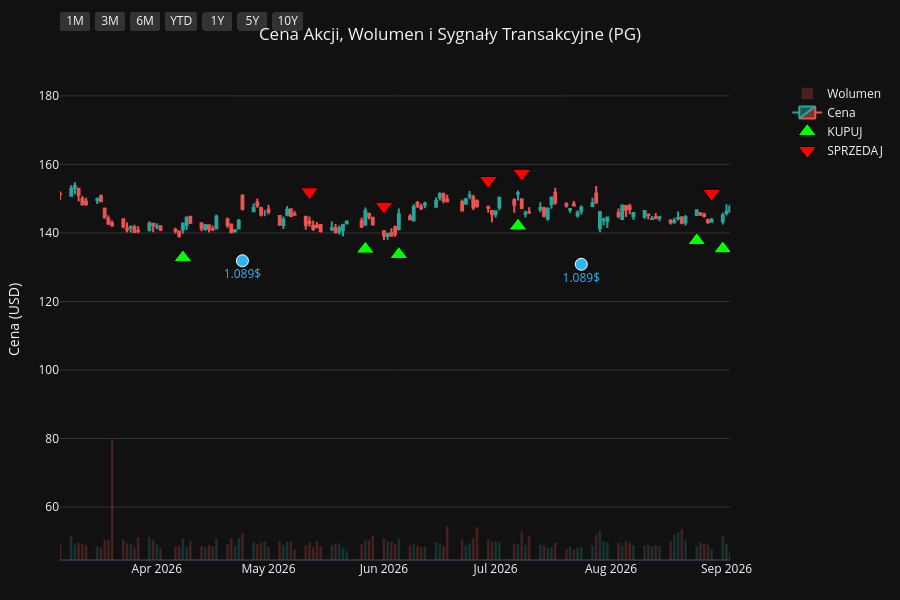
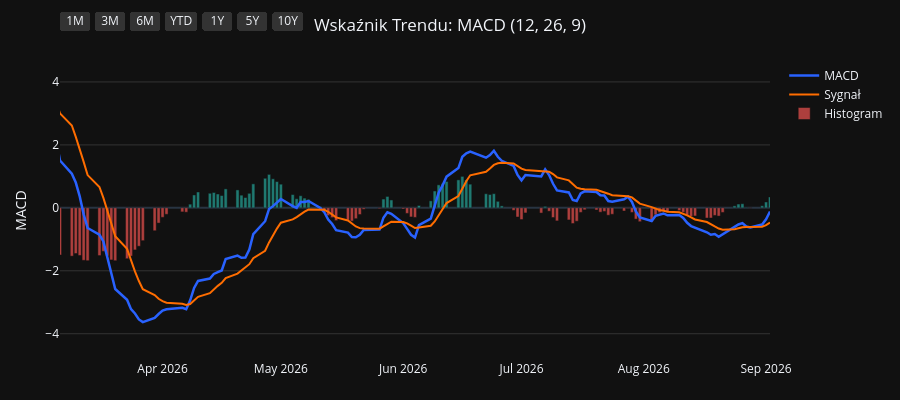
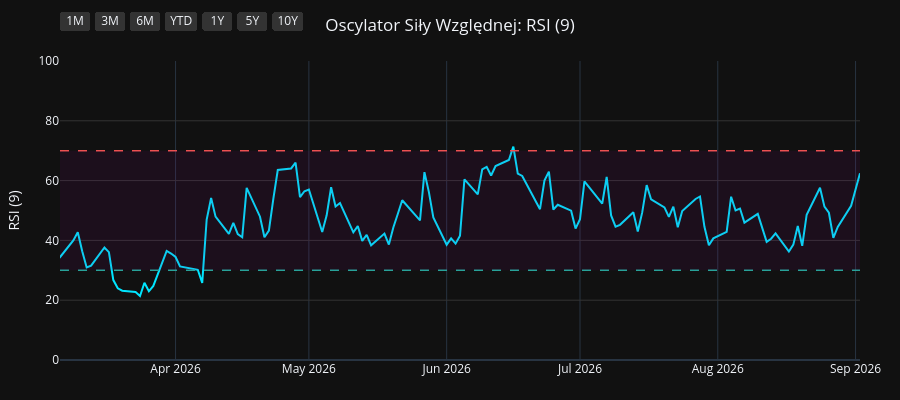
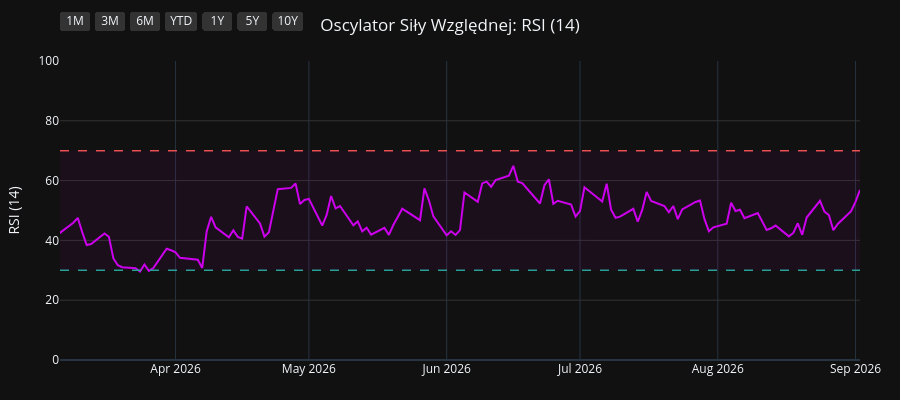

Write notebook code for charts like these, in order.
### Code cell
import os
import yfinance as yf
import pandas as pd
import pandas_ta as ta
import plotly.graph_objects as go
from plotly.subplots import make_subplots

# 1. Pobranie i przygotowanie danych
symbol = os.environ.get("STOCK_TICKER", "").strip().upper()
if not symbol:
    raise RuntimeError("Set STOCK_TICKER before running price_extractor.ipynb")
df = yf.Ticker(symbol).history(period="10y")
df.index = df.index.tz_localize(None)

# Wskaźniki i sygnały
df.ta.macd(fast=12, slow=26, signal=9, append=True)
df.ta.rsi(length=9, append=True)
df.ta.rsi(length=14, append=True)
df.ta.rsi(length=21, append=True)
df.dropna(inplace=True)

macd = df['MACD_12_26_9']
signal = df['MACDs_12_26_9']
wczorajszy_macd = macd.shift(1)
wczorajszy_signal = signal.shift(1)

df['Decyzja'] = 'BRAK'
df.loc[(macd > signal) & (wczorajszy_macd <= wczorajszy_signal), 'Decyzja'] = 'KUPUJ'
df.loc[(macd < signal) & (wczorajszy_macd >= wczorajszy_signal), 'Decyzja'] = 'SPRZEDAJ'

df_kupuj = df[df['Decyzja'] == 'KUPUJ']
df_sprzedaj = df[df['Decyzja'] == 'SPRZEDAJ']
df_dywidendy = df[df['Dividends'] > 0]
df_splity = df[df['Stock Splits'] > 0]

# Wspólna konfiguracja osi X
konfiguracja_osi_x = dict(
    type="date",
    showspikes=True, spikemode="across", spikesnap="cursor", spikedash="dot", spikecolor="#ffffff", spikethickness=1, hoverformat="%Y-%m-%d",
    rangeselector=dict(
        buttons=list([
            dict(count=1, label="1M", step="month", stepmode="backward"),
            dict(count=3, label="3M", step="month", stepmode="backward"),
            dict(count=6, label="6M", step="month", stepmode="backward"),
            dict(count=1, label="YTD", step="year", stepmode="todate"),
            dict(count=1, label="1Y", step="year", stepmode="backward"),
            dict(count=5, label="5Y", step="year", stepmode="backward"),
            dict(step="all", label="10Y")
        ]),
        bgcolor="#333333", activecolor="#2962ff", x=0, y=1.1
    )
)

# ==========================================
# WYKRES 1: CENA + WOLUMEN + SYGNAŁY
# ==========================================
fig1 = make_subplots(specs=[[{"secondary_y": True}]])

kolory_wolumenu = ['#26a69a' if row['Close'] >= row['Open'] else '#ef5350' for index, row in df.iterrows()]
fig1.add_trace(go.Bar(x=df.index, y=df['Volume'], marker_color=kolory_wolumenu, opacity=0.25, name='Wolumen'), secondary_y=True)
fig1.add_trace(go.Candlestick(x=df.index, open=df['Open'], high=df['High'], low=df['Low'], close=df['Close'], name='Cena', increasing_line_color='#26a69a', decreasing_line_color='#ef5350'), secondary_y=False)
fig1.add_trace(go.Scatter(x=df_kupuj.index, y=df_kupuj['Low'] * 0.95, customdata=df_kupuj[['Low', 'High']], mode='markers', marker=dict(symbol='triangle-up', size=16, color='#00ff00', line=dict(width=1, color='black')), name='KUPUJ', hovertemplate='KUPUJ<br>Najniższa: %{customdata[0]:.2f}<br>Najwyższa: %{customdata[1]:.2f}<extra></extra>'), secondary_y=False)
fig1.add_trace(go.Scatter(x=df_sprzedaj.index, y=df_sprzedaj['High'] * 1.05, customdata=df_sprzedaj[['Low', 'High']], mode='markers', marker=dict(symbol='triangle-down', size=16, color='#ff0000', line=dict(width=1, color='black')), name='SPRZEDAJ', hovertemplate='SPRZEDAJ<br>Najniższa: %{customdata[0]:.2f}<br>Najwyższa: %{customdata[1]:.2f}<extra></extra>'), secondary_y=False)

if not df_dywidendy.empty:
    fig1.add_trace(go.Scatter(x=df_dywidendy.index, y=df_dywidendy['Low'] * 0.90, mode='markers+text', marker=dict(symbol='circle', size=12, color='#29b6f6', line=dict(width=1, color='white')), text=df_dywidendy['Dividends'].apply(lambda x: f"{x}$"), textposition="bottom center", name='Dywidenda', showlegend=False, hovertemplate='Dywidenda: %{text}<extra></extra>', textfont=dict(color="#29b6f6")), secondary_y=False)
if not df_splity.empty:
                    fig1.add_trace(go.Scatter(x=df_splity.index, y=df_splity['High'], mode='markers+text', marker=dict(symbol='star', size=16, color='#ffee58', line=dict(width=1, color='black')), text=df_splity['Stock Splits'].apply(lambda x: f"{x:g}:1" if x >= 1 else f"1:{1 / x:g}"), textposition="top center", name='Split', hovertemplate='%{text}<extra></extra>', textfont=dict(color="#ffee58")), secondary_y=False)

fig1.update_layout(title=dict(text=f"Cena Akcji, Wolumen i Sygnały Transakcyjne ({symbol})", x=0.5, xanchor='center'), dragmode='pan', xaxis_rangeslider_visible=False, template='plotly_dark', height=600, hovermode='x unified', margin=dict(l=60, r=40, t=60, b=40))
fig1.update_xaxes(**konfiguracja_osi_x)
fig1.update_xaxes(range=[df.index.max() - pd.Timedelta(days=180), df.index.max()])
fig1.update_yaxes(title_text="Cena (USD)", secondary_y=False, gridcolor='#333333')
fig1.update_yaxes(range=[0, df['Volume'].max() * 4], showgrid=False, showticklabels=False, secondary_y=True)
fig1.show(config={'scrollZoom': True})

# ==========================================
# WYKRES 2: WSKAŹNIK MACD
# ==========================================
fig2 = go.Figure()
fig2.add_trace(go.Scatter(x=df.index, y=df['MACD_12_26_9'], line=dict(color='#2962ff', width=2.5), name='MACD'))
fig2.add_trace(go.Scatter(x=df.index, y=df['MACDs_12_26_9'], line=dict(color='#ff6d00', width=2), name='Sygnał'))
kolory_macd = ['#26a69a' if val >= 0 else '#ef5350' for val in df['MACDh_12_26_9']]
fig2.add_trace(go.Bar(x=df.index, y=df['MACDh_12_26_9'], marker_color=kolory_macd, name='Histogram', opacity=0.7))
fig2.update_layout(title=dict(text="Wskaźnik Trendu: MACD (12, 26, 9)", x=0.5, xanchor='center'), dragmode='pan', xaxis_rangeslider_visible=False, template='plotly_dark', height=400, hovermode='x unified', margin=dict(l=60, r=40, t=60, b=40))
fig2.update_xaxes(**konfiguracja_osi_x)
fig2.update_xaxes(range=[df.index.max() - pd.Timedelta(days=180), df.index.max()])
fig2.update_yaxes(title_text="MACD", gridcolor='#333333')
fig2.show(config={'scrollZoom': True})

# ==========================================
# WYKRES 3: OSCYLATOR RSI (9)
# ==========================================
fig3 = go.Figure()
fig3.add_trace(go.Scatter(x=df.index, y=df['RSI_9'], line=dict(color='#00e5ff', width=2), name='RSI (9)'))
fig3.add_hline(y=70, line_dash="dash", line_color="#ef5350", line_width=1.5)
fig3.add_hline(y=30, line_dash="dash", line_color="#26a69a", line_width=1.5)
fig3.add_hrect(y0=30, y1=70, line_width=0, fillcolor="purple", opacity=0.1)
fig3.update_layout(title=dict(text="Oscylator Siły Względnej: RSI (9)", x=0.5, xanchor='center'), dragmode='pan', xaxis_rangeslider_visible=False, template='plotly_dark', height=400, hovermode='x unified', margin=dict(l=60, r=40, t=60, b=40))
fig3.update_xaxes(**konfiguracja_osi_x)
fig3.update_xaxes(range=[df.index.max() - pd.Timedelta(days=180), df.index.max()])
fig3.update_yaxes(title_text="RSI (9)", range=[0, 100], gridcolor='#333333')
fig3.show(config={'scrollZoom': True})

# ==========================================
# WYKRES 4: OSCYLATOR RSI (14)
# ==========================================
fig4 = go.Figure()
fig4.add_trace(go.Scatter(x=df.index, y=df['RSI_14'], line=dict(color='#d500f9', width=2), name='RSI (14)'))
fig4.add_hline(y=70, line_dash="dash", line_color="#ef5350", line_width=1.5)
fig4.add_hline(y=30, line_dash="dash", line_color="#26a69a", line_width=1.5)
fig4.add_hrect(y0=30, y1=70, line_width=0, fillcolor="purple", opacity=0.1)
fig4.update_layout(title=dict(text="Oscylator Siły Względnej: RSI (14)", x=0.5, xanchor='center'), dragmode='pan', xaxis_rangeslider_visible=False, template='plotly_dark', height=400, hovermode='x unified', margin=dict(l=60, r=40, t=60, b=40))
fig4.update_xaxes(**konfiguracja_osi_x)
fig4.update_xaxes(range=[df.index.max() - pd.Timedelta(days=180), df.index.max()])
fig4.update_yaxes(title_text="RSI (14)", range=[0, 100], gridcolor='#333333')
fig4.show(config={'scrollZoom': True})

# ==========================================
# WYKRES 5: OSCYLATOR RSI (21)
# ==========================================
fig5 = go.Figure()
fig5.add_trace(go.Scatter(x=df.index, y=df['RSI_21'], line=dict(color='#64dd17', width=2), name='RSI (21)'))
fig5.add_hline(y=70, line_dash="dash", line_color="#ef5350", line_width=1.5)
fig5.add_hline(y=30, line_dash="dash", line_color="#26a69a", line_width=1.5)
fig5.add_hrect(y0=30, y1=70, line_width=0, fillcolor="purple", opacity=0.1)
fig5.update_layout(title=dict(text="Oscylator Siły Względnej: RSI (21)", x=0.5, xanchor='center'), dragmode='pan', xaxis_rangeslider_visible=False, template='plotly_dark', height=400, hovermode='x unified', margin=dict(l=60, r=40, t=60, b=40))
fig5.update_xaxes(**konfiguracja_osi_x)
fig5.update_xaxes(range=[df.index.max() - pd.Timedelta(days=180), df.index.max()])
fig5.update_yaxes(title_text="RSI (21)", range=[0, 100], gridcolor='#333333')
fig5.show(config={'scrollZoom': True})

### Figure 1 — Plotly figure (JSON) as saved in the notebook; plotly's stock layout.template omitted (floating-point values rounded to 4 significant figures; data arrays with more than 128 entries replaced by an {"elided": "..."} marker saying what was removed)
{"data": [{"marker": {"color": {"elided": "2479 str values"}}, "name": "Wolumen", "opacity": 0.25, "type": "bar", "x": {"elided": "2479 str values"}, "xaxis": "x", "y": {"elided": "2479 int values"}, "yaxis": "y2"}, {"close": {"elided": "2479 float values"}, "decreasing": {"line": {"color": "#ef5350"}}, "high": {"elided": "2479 float values"}, "increasing": {"line": {"color": "#26a69a"}}, "low": {"elided": "2479 float values"}, "name": "Cena", "open": {"elided": "2479 float values"}, "type": "candlestick", "x": {"elided": "2479 str values"}, "xaxis": "x", "yaxis": "y"}, {"customdata": {"elided": "104x2 float values"}, "hovertemplate": "KUPUJ<br>Najniższa: %{customdata[0]:.2f}<br>Najwyższa: %{customdata[1]:.2f}<extra></extra>", "marker": {"color": "#00ff00", "line": {"color": "black", "width": 1}, "size": 16, "symbol": "triangle-up"}, "mode": "markers", "name": "KUPUJ", "type": "scatter", "x": ["2016-11-01T00:00:00", "2016-11-08T00:00:00", "2016-12-05T00:00:00", "2017-01-17T00:00:00", "2017-02-15T00:00:00", "2017-04-18T00:00:00", "2017-04-25T00:00:00", "2017-05-19T00:00:00", "2017-07-18T00:00:00", "2017-09-20T00:00:00", "2017-10-13T00:00:00", "2017-11-08T00:00:00", "2018-01-22T00:00:00", "2018-02-20T00:00:00", "2018-02-22T00:00:00", "2018-03-02T00:00:00", "2018-03-28T00:00:00", "2018-05-09T00:00:00", "2018-07-27T00:00:00", "2018-08-16T00:00:00", "2018-09-19T00:00:00", "2018-10-19T00:00:00", "2018-12-14T00:00:00", "2019-01-18T00:00:00", "2019-01-23T00:00:00", "2019-03-14T00:00:00", "2019-04-08T00:00:00", "2019-04-15T00:00:00", "2019-05-16T00:00:00", "2019-06-07T00:00:00", "2019-07-03T00:00:00", "2019-07-30T00:00:00", "2019-08-16T00:00:00", "2019-08-27T00:00:00", "2019-09-26T00:00:00", "2019-10-23T00:00:00", "2019-11-19T00:00:00", "2019-11-26T00:00:00", "2020-01-15T00:00:00", "2020-02-05T00:00:00", "2020-02-21T00:00:00", "2020-03-30T00:00:00", "2020-05-28T00:00:00", "2020-07-01T00:00:00", "2020-08-25T00:00:00", "2020-10-06T00:00:00", "2020-11-06T00:00:00", "2020-11-12T00:00:00", "2020-12-17T00:00:00", "2021-02-10T00:00:00", "2021-03-08T00:00:00", "2021-05-10T00:00:00", "2021-06-28T00:00:00", "2021-08-13T00:00:00", "2021-09-14T00:00:00", "2021-10-11T00:00:00", "2021-10-26T00:00:00", "2021-12-06T00:00:00", "2022-02-03T00:00:00", "2022-03-18T00:00:00", "2022-06-02T00:00:00", "2022-06-23T00:00:00", "2022-07-25T00:00:00", "2022-08-03T00:00:00", "2022-10-17T00:00:00", "2023-02-17T00:00:00", "2023-04-21T00:00:00", "2023-06-13T00:00:00", "2023-07-20T00:00:00", "2023-09-18T00:00:00", "2023-10-16T00:00:00", "2023-11-30T00:00:00", "2023-12-28T00:00:00", "2024-02-23T00:00:00", "2024-04-19T00:00:00", "2024-06-10T00:00:00", "2024-06-18T00:00:00", "2024-07-17T00:00:00", "2024-08-05T00:00:00", "2024-08-20T00:00:00", "2024-08-30T00:00:00", "2024-10-15T00:00:00", "2024-11-13T00:00:00", "2025-01-22T00:00:00", "2025-02-21T00:00:00", "2025-04-01T00:00:00", "2025-04-14T00:00:00", "2025-05-15T00:00:00", "2025-07-02T00:00:00", "2025-07-22T00:00:00", "2025-08-11T00:00:00", "2025-09-17T00:00:00", "2025-10-20T00:00:00", "2025-11-13T00:00:00", "2025-11-18T00:00:00", "2025-12-16T00:00:00", "2026-01-12T00:00:00", "2026-02-23T00:00:00", "2026-04-08T00:00:00", "2026-05-27T00:00:00", "2026-06-05T00:00:00", "2026-07-07T00:00:00", "2026-08-24T00:00:00", "2026-08-31T00:00:00"], "xaxis": "x", "y": [63.05, 63.13, 60.13, 61.15, 66.0, 66.39, 66.25, 63.44, 64.76, 70.02, 69.1, 65.26, 68.77, 61.42, 60.74, 59.41, 59.06, 54.85, 61.31, 63.51, 64.63, 66.05, 74.74, 71.42, 73.46, 79.02, 81.2, 82.21, 84.21, 85.12, 88.36, 94.47, 93.51, 95.25, 98.23, 97.5, 96.94, 96.36, 100.0, 101.0, 101.4, 88.71, 93.11, 96.36, 112.4, 113.2, 116.8, 115.7, 113.1, 105.6, 103.4, 112.7, 111.9, 119.2, 121.1, 118.4, 118.7, 126.3, 136.6, 125.3, 121.2, 118.1, 121.9, 120.5, 107.7, 118.4, 134.8, 125.9, 130.0, 134.8, 127.7, 132.6, 128.1, 142.4, 137.4, 148.6, 149.4, 149.7, 150.0, 151.3, 152.7, 155.6, 150.0, 148.9, 151.1, 154.0, 151.0, 145.5, 146.5, 143.0, 141.5, 146.2, 139.6, 137.2, 135.2, 134.4, 131.7, 150.0, 132.8, 135.3, 133.7, 142.0, 137.8, 135.4], "yaxis": "y"}, {"customdata": {"elided": "103x2 float values"}, "hovertemplate": "SPRZEDAJ<br>Najniższa: %{customdata[0]:.2f}<br>Najwyższa: %{customdata[1]:.2f}<extra></extra>", "marker": {"color": "#ff0000", "line": {"color": "black", "width": 1}, "size": 16, "symbol": "triangle-down"}, "mode": "markers", "name": "SPRZEDAJ", "type": "scatter", "x": ["2016-11-04T00:00:00", "2016-11-10T00:00:00", "2017-01-10T00:00:00", "2017-02-14T00:00:00", "2017-03-02T00:00:00", "2017-04-21T00:00:00", "2017-04-26T00:00:00", "2017-06-27T00:00:00", "2017-08-23T00:00:00", "2017-09-21T00:00:00", "2017-10-20T00:00:00", "2018-01-02T00:00:00", "2018-01-23T00:00:00", "2018-02-21T00:00:00", "2018-03-01T00:00:00", "2018-03-22T00:00:00", "2018-04-19T00:00:00", "2018-07-19T00:00:00", "2018-08-10T00:00:00", "2018-08-23T00:00:00", "2018-09-25T00:00:00", "2018-11-20T00:00:00", "2018-12-17T00:00:00", "2019-01-22T00:00:00", "2019-02-25T00:00:00", "2019-04-04T00:00:00", "2019-04-10T00:00:00", "2019-04-23T00:00:00", "2019-05-22T00:00:00", "2019-06-27T00:00:00", "2019-07-23T00:00:00", "2019-08-05T00:00:00", "2019-08-23T00:00:00", "2019-09-10T00:00:00", "2019-10-02T00:00:00", "2019-11-05T00:00:00", "2019-11-22T00:00:00", "2019-12-23T00:00:00", "2020-01-31T00:00:00", "2020-02-11T00:00:00", "2020-02-24T00:00:00", "2020-04-29T00:00:00", "2020-06-24T00:00:00", "2020-08-19T00:00:00", "2020-08-26T00:00:00", "2020-10-22T00:00:00", "2020-11-09T00:00:00", "2020-11-18T00:00:00", "2021-01-13T00:00:00", "2021-02-26T00:00:00", "2021-04-14T00:00:00", "2021-05-27T00:00:00", "2021-08-11T00:00:00", "2021-08-23T00:00:00", "2021-09-16T00:00:00", "2021-10-21T00:00:00", "2021-11-30T00:00:00", "2022-01-06T00:00:00", "2022-02-07T00:00:00", "2022-05-02T00:00:00", "2022-06-09T00:00:00", "2022-07-20T00:00:00", "2022-07-29T00:00:00", "2022-08-24T00:00:00", "2022-12-15T00:00:00", "2023-04-18T00:00:00", "2023-05-04T00:00:00", "2023-07-11T00:00:00", "2023-08-14T00:00:00", "2023-09-20T00:00:00", "2023-11-20T00:00:00", "2023-12-05T00:00:00", "2024-02-12T00:00:00", "2024-02-26T00:00:00", "2024-05-23T00:00:00", "2024-06-12T00:00:00", "2024-06-25T00:00:00", "2024-07-30T00:00:00", "2024-08-15T00:00:00", "2024-08-28T00:00:00", "2024-09-18T00:00:00", "2024-10-23T00:00:00", "2024-12-09T00:00:00", "2025-02-18T00:00:00", "2025-03-12T00:00:00", "2025-04-04T00:00:00", "2025-04-24T00:00:00", "2025-06-06T00:00:00", "2025-07-09T00:00:00", "2025-07-31T00:00:00", "2025-09-15T00:00:00", "2025-09-18T00:00:00", "2025-11-04T00:00:00", "2025-11-17T00:00:00", "2025-12-04T00:00:00", "2026-01-05T00:00:00", "2026-02-19T00:00:00", "2026-03-03T00:00:00", "2026-05-12T00:00:00", "2026-06-01T00:00:00", "2026-06-29T00:00:00", "2026-07-08T00:00:00", "2026-08-28T00:00:00"], "xaxis": "x", "y": [69.89, 69.06, 68.04, 71.65, 74.39, 73.07, 73.66, 73.13, 76.43, 77.95, 74.76, 76.4, 75.54, 68.5, 66.39, 64.91, 63.99, 67.53, 69.72, 71.29, 71.98, 80.69, 83.02, 79.56, 87.1, 89.89, 91.05, 90.91, 93.48, 96.29, 102.0, 102.2, 105.6, 106.5, 108.7, 105.8, 106.7, 111.3, 113.0, 112.4, 112.6, 105.7, 105.7, 122.9, 125.6, 129.4, 133.2, 128.8, 125.1, 115.7, 123.8, 126.9, 132.3, 134.2, 134.1, 131.2, 138.0, 153.5, 151.6, 152.2, 138.0, 135.5, 134.7, 139.2, 144.7, 145.3, 151.0, 143.7, 152.8, 150.2, 147.5, 149.0, 154.9, 158.4, 166.2, 165.8, 167.0, 161.5, 168.8, 170.3, 175.0, 170.3, 173.9, 166.9, 173.0, 174.8, 163.1, 167.4, 160.3, 155.0, 161.7, 162.2, 153.6, 152.0, 151.4, 145.2, 165.5, 167.8, 152.0, 147.8, 155.3, 157.4, 151.6], "yaxis": "y"}, {"hovertemplate": "Dywidenda: %{text}<extra></extra>", "marker": {"color": "#29b6f6", "line": {"color": "white", "width": 1}, "size": 12, "symbol": "circle"}, "mode": "markers+text", "name": "Dywidenda", "showlegend": false, "text": ["0.67$", "0.69$", "0.69$", "0.69$", "0.69$", "0.717$", "0.717$", "0.717$", "0.717$", "0.746$", "0.746$", "0.746$", "0.746$", "0.791$", "0.791$", "0.791$", "0.791$", "0.87$", "0.87$", "0.87$", "0.87$", "0.913$", "0.913$", "0.913$", "0.913$", "0.941$", "0.941$", "0.941$", "0.941$", "1.007$", "1.007$", "1.007$", "1.007$", "1.057$", "1.057$", "1.057$", "1.057$", "1.089$", "1.089$"], "textfont": {"color": "#29b6f6"}, "textposition": "bottom center", "type": "scatter", "x": ["2017-01-18T00:00:00", "2017-04-19T00:00:00", "2017-07-19T00:00:00", "2017-10-19T00:00:00", "2018-01-18T00:00:00", "2018-04-19T00:00:00", "2018-07-19T00:00:00", "2018-10-18T00:00:00", "2019-01-17T00:00:00", "2019-04-17T00:00:00", "2019-07-18T00:00:00", "2019-10-17T00:00:00", "2020-01-23T00:00:00", "2020-04-23T00:00:00", "2020-07-23T00:00:00", "2020-10-22T00:00:00", "2021-01-21T00:00:00", "2021-04-22T00:00:00", "2021-07-22T00:00:00", "2021-10-21T00:00:00", "2022-01-20T00:00:00", "2022-04-21T00:00:00", "2022-07-21T00:00:00", "2022-10-20T00:00:00", "2023-01-19T00:00:00", "2023-04-20T00:00:00", "2023-07-20T00:00:00", "2023-10-19T00:00:00", "2024-01-18T00:00:00", "2024-04-18T00:00:00", "2024-07-19T00:00:00", "2024-10-18T00:00:00", "2025-01-24T00:00:00", "2025-04-21T00:00:00", "2025-07-18T00:00:00", "2025-10-24T00:00:00", "2026-01-23T00:00:00", "2026-04-24T00:00:00", "2026-07-24T00:00:00"], "xaxis": "x", "y": [58.89, 62.78, 61.93, 64.92, 64.36, 53.75, 56.93, 58.99, 67.15, 78.85, 86.48, 88.36, 94.3, 90.63, 97.04, 109.6, 102.0, 105.4, 108.2, 110.8, 128.2, 130.8, 112.6, 103.4, 116.8, 124.3, 123.2, 123.2, 123.7, 132.2, 142.5, 144.5, 140.8, 142.7, 134.3, 133.4, 132.8, 131.9, 130.9], "yaxis": "y"}], "layout": {"dragmode": "pan", "height": 600, "hovermode": "x unified", "margin": {"b": 40, "l": 60, "r": 40, "t": 60}, "title": {"text": "Cena Akcji, Wolumen i Sygnały Transakcyjne (PG)", "x": 0.5, "xanchor": "center"}, "xaxis": {"anchor": "y", "domain": [0, 0.94], "hoverformat": "%Y-%m-%d", "range": ["2026-03-06T00:00:00", "2026-09-02T00:00:00"], "rangeselector": {"activecolor": "#2962ff", "bgcolor": "#333333", "buttons": [{"count": 1, "label": "1M", "step": "month", "stepmode": "backward"}, {"count": 3, "label": "3M", "step": "month", "stepmode": "backward"}, {"count": 6, "label": "6M", "step": "month", "stepmode": "backward"}, {"count": 1, "label": "YTD", "step": "year", "stepmode": "todate"}, {"count": 1, "label": "1Y", "step": "year", "stepmode": "backward"}, {"count": 5, "label": "5Y", "step": "year", "stepmode": "backward"}, {"label": "10Y", "step": "all"}], "x": 0, "y": 1.1}, "rangeslider": {"visible": false}, "showspikes": true, "spikecolor": "#ffffff", "spikedash": "dot", "spikemode": "across", "spikesnap": "cursor", "spikethickness": 1, "type": "date"}, "yaxis": {"anchor": "x", "domain": [0, 1], "gridcolor": "#333333", "title": {"text": "Cena (USD)"}}, "yaxis2": {"anchor": "x", "overlaying": "y", "range": [0, 242483600], "showgrid": false, "showticklabels": false, "side": "right"}}}

### Figure 2 — Plotly figure (JSON) as saved in the notebook; plotly's stock layout.template omitted (floating-point values rounded to 4 significant figures; data arrays with more than 128 entries replaced by an {"elided": "..."} marker saying what was removed)
{"data": [{"line": {"color": "#2962ff", "width": 2.5}, "name": "MACD", "type": "scatter", "x": {"elided": "2479 str values"}, "y": {"elided": "2479 float values"}}, {"line": {"color": "#ff6d00", "width": 2}, "name": "Sygnał", "type": "scatter", "x": {"elided": "2479 str values"}, "y": {"elided": "2479 float values"}}, {"marker": {"color": {"elided": "2479 str values"}}, "name": "Histogram", "opacity": 0.7, "type": "bar", "x": {"elided": "2479 str values"}, "y": {"elided": "2479 float values"}}], "layout": {"dragmode": "pan", "height": 400, "hovermode": "x unified", "margin": {"b": 40, "l": 60, "r": 40, "t": 60}, "title": {"text": "Wskaźnik Trendu: MACD (12, 26, 9)", "x": 0.5, "xanchor": "center"}, "xaxis": {"hoverformat": "%Y-%m-%d", "range": ["2026-03-06T00:00:00", "2026-09-02T00:00:00"], "rangeselector": {"activecolor": "#2962ff", "bgcolor": "#333333", "buttons": [{"count": 1, "label": "1M", "step": "month", "stepmode": "backward"}, {"count": 3, "label": "3M", "step": "month", "stepmode": "backward"}, {"count": 6, "label": "6M", "step": "month", "stepmode": "backward"}, {"count": 1, "label": "YTD", "step": "year", "stepmode": "todate"}, {"count": 1, "label": "1Y", "step": "year", "stepmode": "backward"}, {"count": 5, "label": "5Y", "step": "year", "stepmode": "backward"}, {"label": "10Y", "step": "all"}], "x": 0, "y": 1.1}, "rangeslider": {"visible": false}, "showspikes": true, "spikecolor": "#ffffff", "spikedash": "dot", "spikemode": "across", "spikesnap": "cursor", "spikethickness": 1, "type": "date"}, "yaxis": {"gridcolor": "#333333", "title": {"text": "MACD"}}}}

### Figure 3 — Plotly figure (JSON) as saved in the notebook; plotly's stock layout.template omitted (floating-point values rounded to 4 significant figures; data arrays with more than 128 entries replaced by an {"elided": "..."} marker saying what was removed)
{"data": [{"line": {"color": "#00e5ff", "width": 2}, "name": "RSI (9)", "type": "scatter", "x": {"elided": "2479 str values"}, "y": {"elided": "2479 float values"}}], "layout": {"dragmode": "pan", "height": 400, "hovermode": "x unified", "margin": {"b": 40, "l": 60, "r": 40, "t": 60}, "shapes": [{"line": {"color": "#ef5350", "dash": "dash", "width": 1.5}, "type": "line", "x0": 0, "x1": 1, "xref": "x domain", "y0": 70, "y1": 70, "yref": "y"}, {"line": {"color": "#26a69a", "dash": "dash", "width": 1.5}, "type": "line", "x0": 0, "x1": 1, "xref": "x domain", "y0": 30, "y1": 30, "yref": "y"}, {"fillcolor": "purple", "line": {"width": 0}, "opacity": 0.1, "type": "rect", "x0": 0, "x1": 1, "xref": "x domain", "y0": 30, "y1": 70, "yref": "y"}], "title": {"text": "Oscylator Siły Względnej: RSI (9)", "x": 0.5, "xanchor": "center"}, "xaxis": {"hoverformat": "%Y-%m-%d", "range": ["2026-03-06T00:00:00", "2026-09-02T00:00:00"], "rangeselector": {"activecolor": "#2962ff", "bgcolor": "#333333", "buttons": [{"count": 1, "label": "1M", "step": "month", "stepmode": "backward"}, {"count": 3, "label": "3M", "step": "month", "stepmode": "backward"}, {"count": 6, "label": "6M", "step": "month", "stepmode": "backward"}, {"count": 1, "label": "YTD", "step": "year", "stepmode": "todate"}, {"count": 1, "label": "1Y", "step": "year", "stepmode": "backward"}, {"count": 5, "label": "5Y", "step": "year", "stepmode": "backward"}, {"label": "10Y", "step": "all"}], "x": 0, "y": 1.1}, "rangeslider": {"visible": false}, "showspikes": true, "spikecolor": "#ffffff", "spikedash": "dot", "spikemode": "across", "spikesnap": "cursor", "spikethickness": 1, "type": "date"}, "yaxis": {"gridcolor": "#333333", "range": [0, 100], "title": {"text": "RSI (9)"}}}}

### Figure 4 — Plotly figure (JSON) as saved in the notebook; plotly's stock layout.template omitted (floating-point values rounded to 4 significant figures; data arrays with more than 128 entries replaced by an {"elided": "..."} marker saying what was removed)
{"data": [{"line": {"color": "#d500f9", "width": 2}, "name": "RSI (14)", "type": "scatter", "x": {"elided": "2479 str values"}, "y": {"elided": "2479 float values"}}], "layout": {"dragmode": "pan", "height": 400, "hovermode": "x unified", "margin": {"b": 40, "l": 60, "r": 40, "t": 60}, "shapes": [{"line": {"color": "#ef5350", "dash": "dash", "width": 1.5}, "type": "line", "x0": 0, "x1": 1, "xref": "x domain", "y0": 70, "y1": 70, "yref": "y"}, {"line": {"color": "#26a69a", "dash": "dash", "width": 1.5}, "type": "line", "x0": 0, "x1": 1, "xref": "x domain", "y0": 30, "y1": 30, "yref": "y"}, {"fillcolor": "purple", "line": {"width": 0}, "opacity": 0.1, "type": "rect", "x0": 0, "x1": 1, "xref": "x domain", "y0": 30, "y1": 70, "yref": "y"}], "title": {"text": "Oscylator Siły Względnej: RSI (14)", "x": 0.5, "xanchor": "center"}, "xaxis": {"hoverformat": "%Y-%m-%d", "range": ["2026-03-06T00:00:00", "2026-09-02T00:00:00"], "rangeselector": {"activecolor": "#2962ff", "bgcolor": "#333333", "buttons": [{"count": 1, "label": "1M", "step": "month", "stepmode": "backward"}, {"count": 3, "label": "3M", "step": "month", "stepmode": "backward"}, {"count": 6, "label": "6M", "step": "month", "stepmode": "backward"}, {"count": 1, "label": "YTD", "step": "year", "stepmode": "todate"}, {"count": 1, "label": "1Y", "step": "year", "stepmode": "backward"}, {"count": 5, "label": "5Y", "step": "year", "stepmode": "backward"}, {"label": "10Y", "step": "all"}], "x": 0, "y": 1.1}, "rangeslider": {"visible": false}, "showspikes": true, "spikecolor": "#ffffff", "spikedash": "dot", "spikemode": "across", "spikesnap": "cursor", "spikethickness": 1, "type": "date"}, "yaxis": {"gridcolor": "#333333", "range": [0, 100], "title": {"text": "RSI (14)"}}}}
